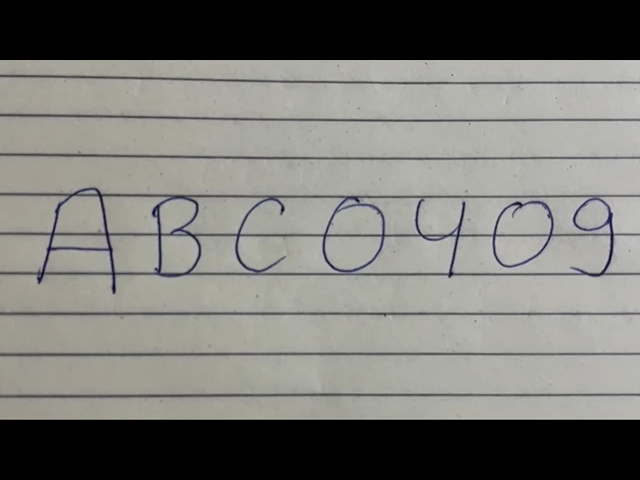
#> input picture to_read_ln/captured_frames/frame_2.jpg, 640 x 480 px
$ python read_saved_frame.py
#> lines starting #> are read from the running program, lines starting #| are printed output that depends on the picture; after the words box and inside, x2 and y2 are one past the last pixel; in counts of white or black regions, pixels touching at a corner belong together
import cv2
import pytesseract
from PIL import Image

# For Windows, set the tesseract executable path:
# pytesseract.pytesseract.tesseract_cmd = r'C:\Program Files\Tesseract-OCR\tesseract.exe'

# Load image using OpenCV
image = cv2.imread('captured_frames/frame_2.jpg')
#> image is the input picture: shape (480, 640, 3); mean B, G, R 117.2, 121.7, 121.9

# Convert to grayscale
gray = cv2.cvtColor(image, cv2.COLOR_BGR2GRAY)

# Optional: Apply thresholding for better OCR
gray = cv2.threshold(gray, 0, 255, cv2.THRESH_BINARY + cv2.THRESH_OTSU)[1]
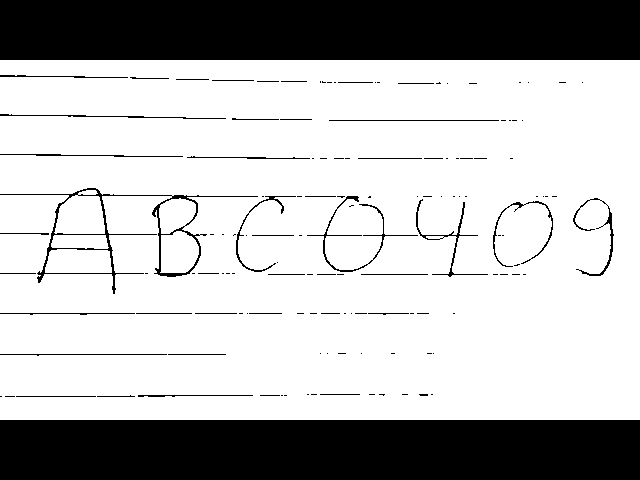
#> gray: shape (480, 640); 72.9% white; 134 black regions (92 under 20 px), largest, box (x1, y1, x2, y2) and area: (0, 0, 640, 60) 38400, (0, 420, 640, 480) 38400, (0, 188, 258, 294) 1699

# Save preprocessed image (for checking)
cv2.imwrite('preprocessed.png', gray)

# Run OCR on image
#> (the run stopped early here; a loop or call above may not have finished)

$ run again, with to_read_ln/captured_frames/frame_0.jpg copied over to_read_ln/captured_frames/frame_2.jpg
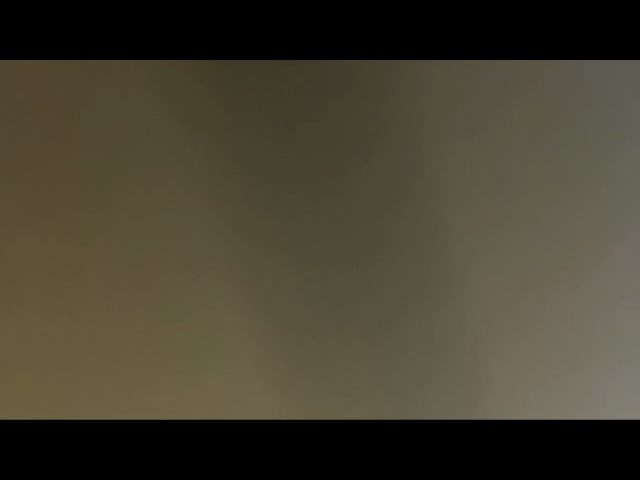
#> input picture to_read_ln/captured_frames/frame_0.jpg, 640 x 480 px
#> image is the input picture: shape (480, 640, 3); mean B, G, R 48.8, 64.3, 69.1
#> `gray = cv2.cvtColor(image, cv2.COLOR_BGR2GRAY)`:
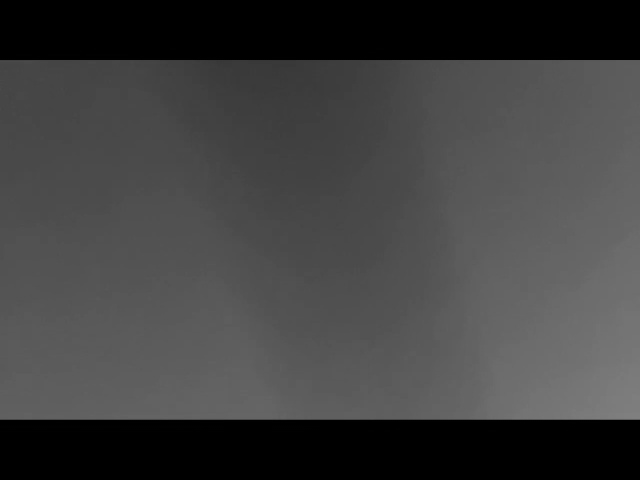
#> gray: shape (480, 640); min 0, max 128, mean 64
#> `gray = cv2.threshold(gray, 0, 255, cv2.THRESH_BINARY + cv2.THRESH_OTSU..`:
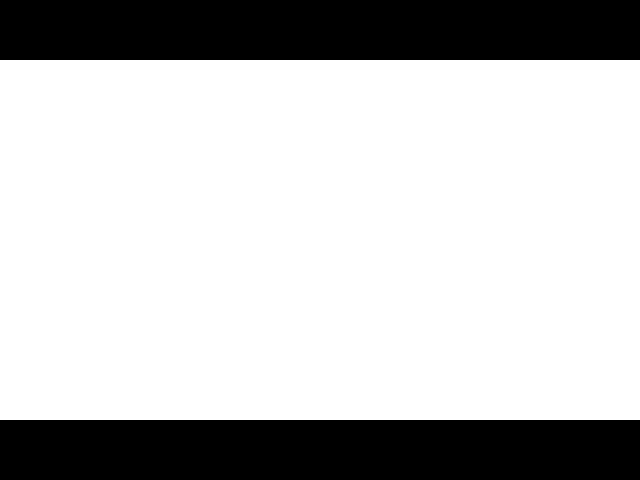
#> gray: shape (480, 640); 75% white; 2 black regions, box (x1, y1, x2, y2) and area: (0, 0, 640, 60) 38400, (0, 420, 640, 480) 38400

$ run again, with to_read_ln/captured_frames/frame_1.jpg copied over to_read_ln/captured_frames/frame_2.jpg
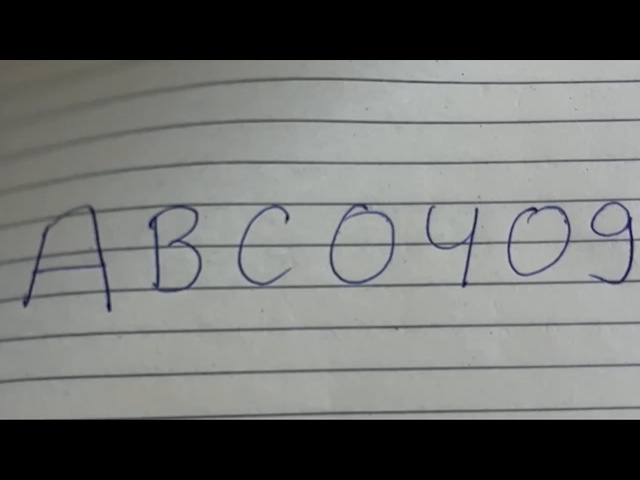
#> input picture to_read_ln/captured_frames/frame_1.jpg, 640 x 480 px
#> image is the input picture: shape (480, 640, 3); mean B, G, R 111.4, 113.3, 111.5
#> `gray = cv2.threshold(gray, 0, 255, cv2.THRESH_BINARY + cv2.THRESH_OTSU..`:
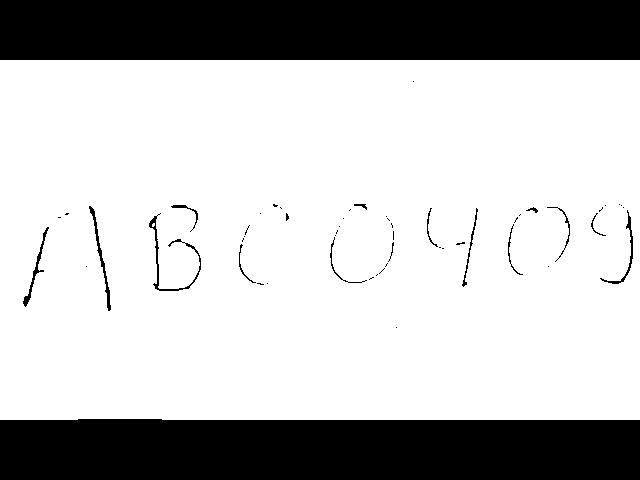
#> gray: shape (480, 640); 74.3% white; 55 black regions (38 under 20 px), largest, box (x1, y1, x2, y2) and area: (0, 419, 640, 480) 38484, (0, 0, 640, 60) 38400, (149, 213, 201, 291) 390
